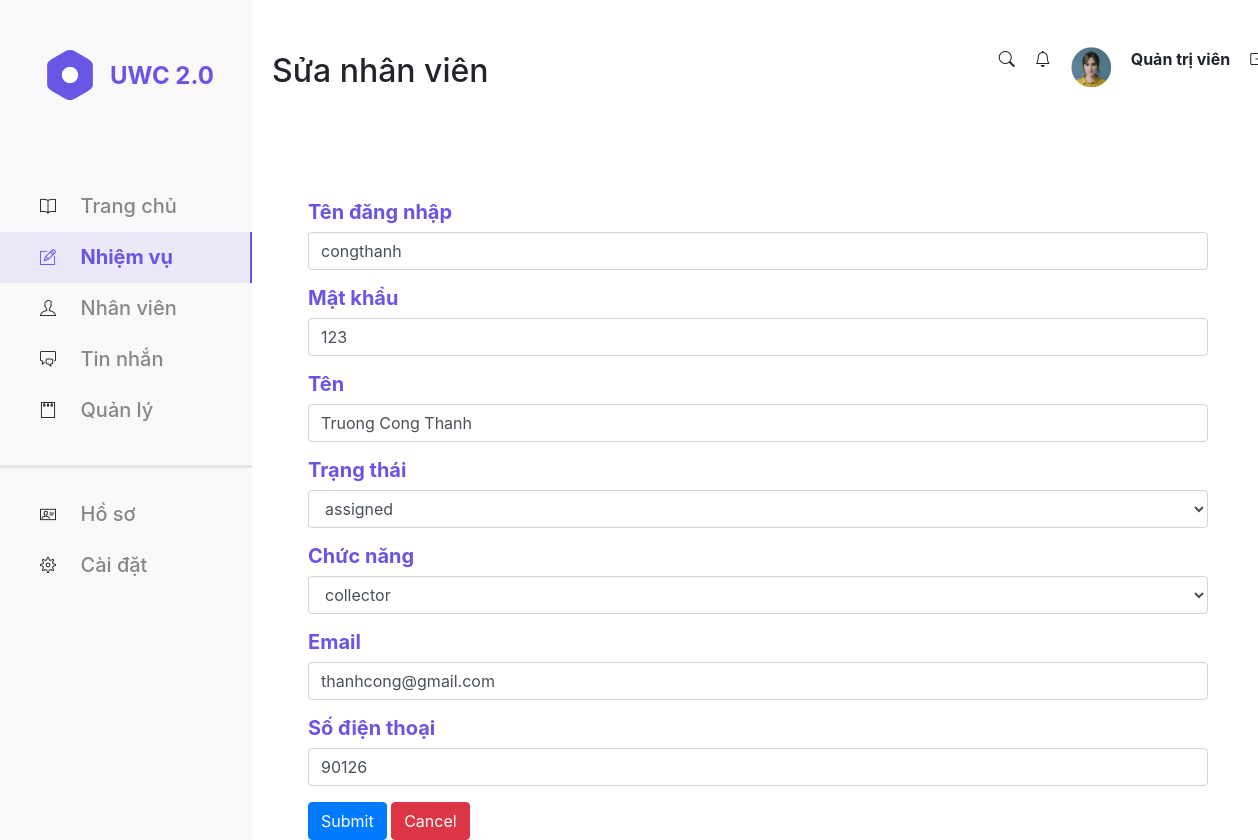
/Front-end/editEmp.php?username=congthanh, run on an earlier commit of the app's database.
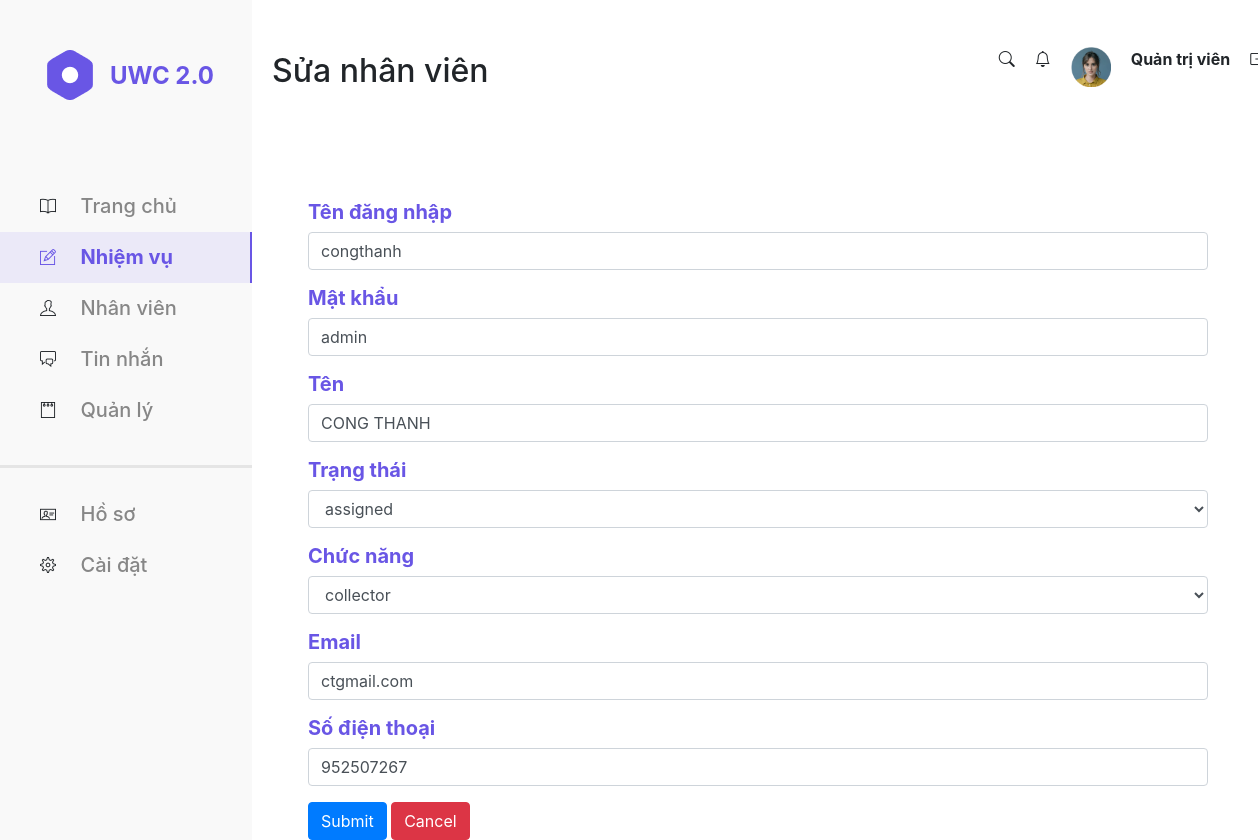
And on a later commit of the database.
### tables this page shows
CREATE TABLE `employee` (
  `username` varchar(50) NOT NULL,
  `password` varchar(50) DEFAULT '123',
  `name` varchar(50) DEFAULT NULL,
  `role` enum('janitor','collector') DEFAULT NULL,
  `status` enum('assigned','unassigned') NOT NULL DEFAULT 'unassigned',
  `email` varchar(50) DEFAULT NULL,
  `phone_num` int(10) DEFAULT NULL
);

### Front-end/editEmp.php (the view, shortened to what the changed rows need)
<?php
$edit = $_GET['username'];
require_once 'connection.php';
$editEmp = "SELECT * from employee where username='$edit'";
$result = mysqli_query($conn, $editEmp);
$row = mysqli_fetch_assoc($result);
?>
<!DOCTYPE html>
<html lang="en">
<head>
    <link rel="stylesheet" type="text/css" href="./css/bar.css">
    <link rel="stylesheet" type="text/css" href="./css/edit.css">
    <link rel="stylesheet" type="text/css" href="./assets/font_icon/themify-icons-font/themify-icons/themify-icons.css">
    <link rel="stylesheet" href="https://pro.fontawesome.com/releases/v5.10.0/css/all.css" />
    <link rel="stylesheet" href="https://cdn.jsdelivr.net/npm/bootstrap-icons@1.3.0/font/bootstrap-icons.css">
    <link rel="stylesheet" href="https://cdn.jsdelivr.net/npm/bootstrap@4.6.2/dist/css/bootstrap.min.css">
</head>
<body>
    <div id="container">
        <div id="topbar">
            <div id="greeting">
                <h2>Sửa nhân viên</h2>
            </div>
        </div>
        <div id="content">
            <form action="updateEmp.php" method="post">
                <div class="form-group">
                    <label for="username">Tên đăng nhập</label>
                    <input class="form-control" id="username" name="username" value="<?php echo $row['username']; ?>">
                </div>
                <div class="form-group">
                    <label for="password">Mật khẩu</label>
                    <input class="form-control" id="password" name="password" value="<?php echo $row['password']; ?>">
                </div>
                <div class="form-group">
                    <label for="name">Tên</label>
                    <input class="form-control" id="name" name="name" type="name" value="<?php echo $row['name']; ?>">
                </div>
                <div class="form-group">
                    <label for="email">Email</label>
                    <input class="form-control" id="email" name="email" value="<?php echo $row['email']; ?>">
                </div>
                <div class="form-group">
                    <label for="phone_num">Số điện thoại</label>
                    <input class="form-control" id="phone_num" name="phone_num" value="<?php echo $row['phone_num']; ?>">
                </div>
        </div>
    </div>
</body>
</html>

What changed in the data, as far as the page shows it:
changed employee "congthanh": password "123" → "admin"; name "Truong Cong Thanh" → "CONG THANH"; email "thanhcong@gmail.com" → "ctgmail.com"; phone_num "90126" → "952507267"
